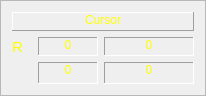
<?xml version="1.0" encoding="UTF-8"?>
<ui version="4.0">
 <class>FrameCursor</class>
 <widget class="QFrame" name="FrameCursor">
  <property name="geometry">
   <rect>
    <x>0</x>
    <y>0</y>
    <width>204</width>
    <height>96</height>
   </rect>
  </property>
  <property name="windowTitle">
   <string>Frame</string>
  </property>
  <property name="frameShape">
   <enum>QFrame::StyledPanel</enum>
  </property>
  <property name="frameShadow">
   <enum>QFrame::Raised</enum>
  </property>
  <layout class="QVBoxLayout" name="verticalLayout">
   <item>
    <widget class="QLabel" name="label_25">
     <property name="styleSheet">
      <string notr="true">color: rgb(255, 255, 0);</string>
     </property>
     <property name="frameShape">
      <enum>QFrame::Panel</enum>
     </property>
     <property name="frameShadow">
      <enum>QFrame::Raised</enum>
     </property>
     <property name="text">
      <string>Cursor</string>
     </property>
     <property name="textFormat">
      <enum>Qt::RichText</enum>
     </property>
     <property name="scaledContents">
      <bool>true</bool>
     </property>
     <property name="alignment">
      <set>Qt::AlignHCenter|Qt::AlignTop</set>
     </property>
     <property name="wordWrap">
      <bool>true</bool>
     </property>
     <property name="margin">
      <number>0</number>
     </property>
     <property name="indent">
      <number>0</number>
     </property>
    </widget>
   </item>
   <item>
    <layout class="QHBoxLayout" name="horizontalLayout_15">
     <item>
      <widget class="QLabel" name="label_30">
       <property name="sizePolicy">
        <sizepolicy hsizetype="Preferred" vsizetype="Preferred">
         <horstretch>0</horstretch>
         <verstretch>0</verstretch>
        </sizepolicy>
       </property>
       <property name="minimumSize">
        <size>
         <width>20</width>
         <height>0</height>
        </size>
       </property>
       <property name="maximumSize">
        <size>
         <width>20</width>
         <height>16777215</height>
        </size>
       </property>
       <property name="font">
        <font>
         <pointsize>11</pointsize>
         <weight>50</weight>
         <bold>false</bold>
        </font>
       </property>
       <property name="styleSheet">
        <string notr="true">color: rgb(255, 255, 0);</string>
       </property>
       <property name="text">
        <string>R</string>
       </property>
       <property name="textFormat">
        <enum>Qt::PlainText</enum>
       </property>
       <property name="scaledContents">
        <bool>true</bool>
       </property>
       <property name="wordWrap">
        <bool>true</bool>
       </property>
       <property name="indent">
        <number>0</number>
       </property>
      </widget>
     </item>
     <item>
      <widget class="QLabel" name="labelCursorBrn">
       <property name="minimumSize">
        <size>
         <width>60</width>
         <height>0</height>
        </size>
       </property>
       <property name="maximumSize">
        <size>
         <width>30</width>
         <height>16777215</height>
        </size>
       </property>
       <property name="styleSheet">
        <string notr="true">color: rgb(255, 255, 0);</string>
       </property>
       <property name="frameShape">
        <enum>QFrame::Panel</enum>
       </property>
       <property name="frameShadow">
        <enum>QFrame::Sunken</enum>
       </property>
       <property name="text">
        <string>0</string>
       </property>
       <property name="textFormat">
        <enum>Qt::PlainText</enum>
       </property>
       <property name="scaledContents">
        <bool>true</bool>
       </property>
       <property name="alignment">
        <set>Qt::AlignHCenter|Qt::AlignTop</set>
       </property>
       <property name="wordWrap">
        <bool>true</bool>
       </property>
       <property name="margin">
        <number>0</number>
       </property>
       <property name="indent">
        <number>0</number>
       </property>
      </widget>
     </item>
     <item>
      <widget class="QLabel" name="labelCursorLat">
       <property name="minimumSize">
        <size>
         <width>90</width>
         <height>0</height>
        </size>
       </property>
       <property name="maximumSize">
        <size>
         <width>30</width>
         <height>16777215</height>
        </size>
       </property>
       <property name="styleSheet">
        <string notr="true">color: rgb(255, 255, 0);</string>
       </property>
       <property name="frameShape">
        <enum>QFrame::Panel</enum>
       </property>
       <property name="frameShadow">
        <enum>QFrame::Sunken</enum>
       </property>
       <property name="text">
        <string>0</string>
       </property>
       <property name="textFormat">
        <enum>Qt::PlainText</enum>
       </property>
       <property name="scaledContents">
        <bool>true</bool>
       </property>
       <property name="alignment">
        <set>Qt::AlignHCenter|Qt::AlignTop</set>
       </property>
       <property name="wordWrap">
        <bool>true</bool>
       </property>
       <property name="margin">
        <number>0</number>
       </property>
       <property name="indent">
        <number>0</number>
       </property>
      </widget>
     </item>
    </layout>
   </item>
   <item>
    <layout class="QHBoxLayout" name="horizontalLayout_16">
     <item>
      <widget class="QLabel" name="label_31">
       <property name="sizePolicy">
        <sizepolicy hsizetype="Preferred" vsizetype="Preferred">
         <horstretch>0</horstretch>
         <verstretch>0</verstretch>
        </sizepolicy>
       </property>
       <property name="minimumSize">
        <size>
         <width>20</width>
         <height>0</height>
        </size>
       </property>
       <property name="maximumSize">
        <size>
         <width>20</width>
         <height>16777215</height>
        </size>
       </property>
       <property name="font">
        <font>
         <pointsize>14</pointsize>
         <weight>50</weight>
         <bold>false</bold>
        </font>
       </property>
       <property name="text">
        <string/>
       </property>
       <property name="textFormat">
        <enum>Qt::PlainText</enum>
       </property>
       <property name="scaledContents">
        <bool>true</bool>
       </property>
       <property name="wordWrap">
        <bool>true</bool>
       </property>
       <property name="indent">
        <number>0</number>
       </property>
      </widget>
     </item>
     <item>
      <widget class="QLabel" name="labelCursorRange">
       <property name="minimumSize">
        <size>
         <width>60</width>
         <height>0</height>
        </size>
       </property>
       <property name="maximumSize">
        <size>
         <width>30</width>
         <height>16777215</height>
        </size>
       </property>
       <property name="styleSheet">
        <string notr="true">color: rgb(255, 255, 0);</string>
       </property>
       <property name="frameShape">
        <enum>QFrame::Panel</enum>
       </property>
       <property name="frameShadow">
        <enum>QFrame::Sunken</enum>
       </property>
       <property name="text">
        <string>0</string>
       </property>
       <property name="textFormat">
        <enum>Qt::PlainText</enum>
       </property>
       <property name="scaledContents">
        <bool>true</bool>
       </property>
       <property name="alignment">
        <set>Qt::AlignHCenter|Qt::AlignTop</set>
       </property>
       <property name="wordWrap">
        <bool>true</bool>
       </property>
       <property name="margin">
        <number>0</number>
       </property>
       <property name="indent">
        <number>0</number>
       </property>
      </widget>
     </item>
     <item>
      <widget class="QLabel" name="labelCursorLon">
       <property name="minimumSize">
        <size>
         <width>90</width>
         <height>0</height>
        </size>
       </property>
       <property name="maximumSize">
        <size>
         <width>30</width>
         <height>16777215</height>
        </size>
       </property>
       <property name="styleSheet">
        <string notr="true">color: rgb(255, 255, 0);</string>
       </property>
       <property name="frameShape">
        <enum>QFrame::Panel</enum>
       </property>
       <property name="frameShadow">
        <enum>QFrame::Sunken</enum>
       </property>
       <property name="text">
        <string>0</string>
       </property>
       <property name="textFormat">
        <enum>Qt::PlainText</enum>
       </property>
       <property name="scaledContents">
        <bool>true</bool>
       </property>
       <property name="alignment">
        <set>Qt::AlignHCenter|Qt::AlignTop</set>
       </property>
       <property name="wordWrap">
        <bool>true</bool>
       </property>
       <property name="margin">
        <number>0</number>
       </property>
       <property name="indent">
        <number>0</number>
       </property>
      </widget>
     </item>
    </layout>
   </item>
  </layout>
 </widget>
 <resources/>
 <connections/>
</ui>
